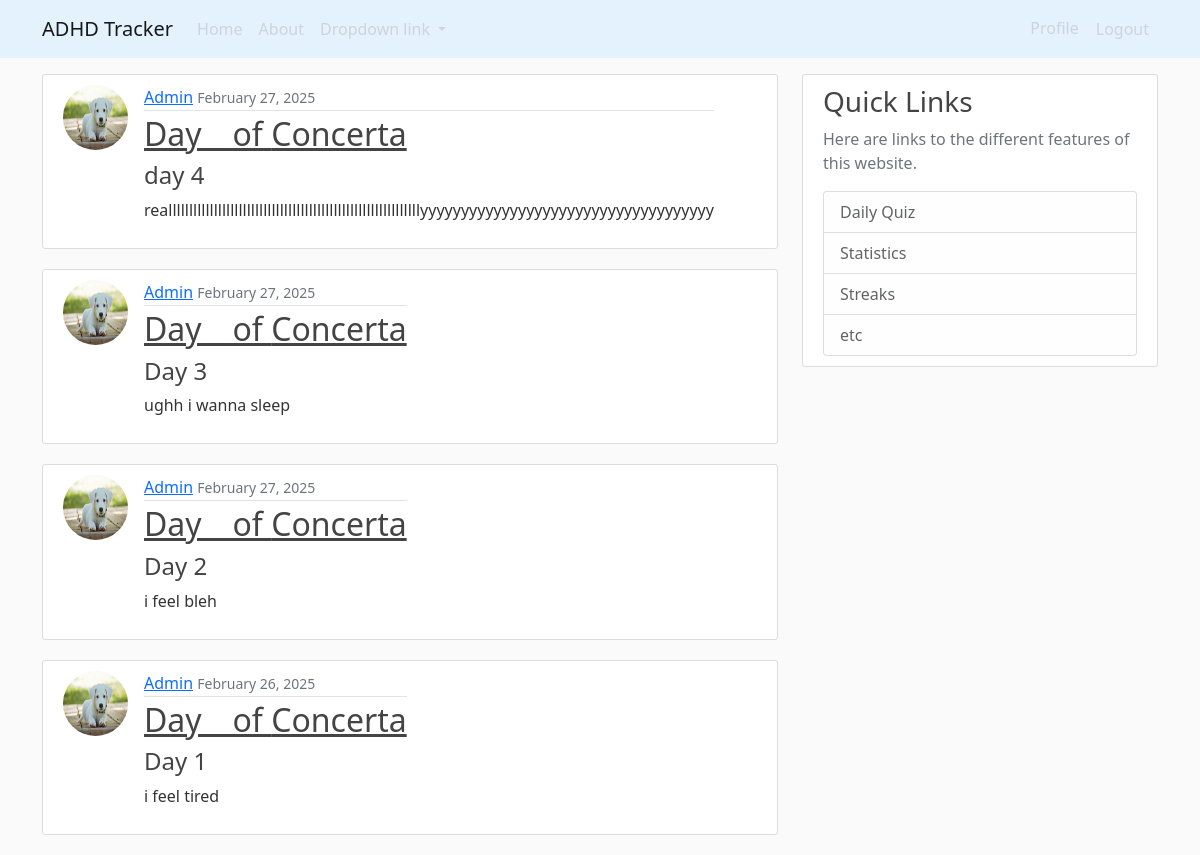
Screenshot of / (signed in) with the database file from the repository.
### tracker/models.py (models this page shows, shortened)
class Journal(models.Model):
    title = models.CharField(max_length=100)
    content = models.TextField()
    date_posted = models.DateTimeField(default=timezone.now)
    author = models.ForeignKey(User, on_delete=models.CASCADE)

### users/models.py (models this page shows, shortened)
class Profile(models.Model):
    user = models.OneToOneField(User, on_delete=models.CASCADE)
    image = models.ImageField(default = "default.jpg", upload_to= "profile_pics/")
    medication = models.CharField(default="not chosen", max_length=100)
    dosage = models.IntegerField(default=0)
    start_date = models.DateField(default=timezone.now)
    streak = models.IntegerField(default=0)

### tracker/views.py (the view)
# urls.py: path("", JournalListView.as_view(), name ="tracker-index"),
class JournalListView(ListView):
    model = Journal
    template_name = "tracker/home.html"
    context_object_name = 'journals'
    def get_queryset(self):
        return Journal.objects.filter(author=self.request.user).order_by('-date_posted')

### tracker/templates/tracker/home.html
{% extends "tracker/layout.html" %}
{% block content %}
    {% for journal in journals %}
    <article class="media content-section d-flex align-items-start">
            <img class = "rounded-circle article-img mr-3" src = "{{  journal.author.profile.image.url  }}">
            <div class="media-body">
                <div class="article-metadata">
                    <a class="mr-2" href=#>{{ journal.author }}</a>
                    <small class="text-muted">{{ journal.date_posted|date:"F d, Y" }}</small>
                </div>
                <h2><a class="article-title" href="{% url 'journal-single' journal.id %}">Day _ of {{ journal.author.profile.medication }}</a></h2>
                <h4 class="article-content">{{ journal.title }}</h3>
                <p class="article-content">{{ journal.content|slice:":100" }}</p>
            </div>
        </article>
    {% empty %}
        <p>No journals yet.</p>
    {% endfor %}
{% endblock content %}

### tracker/templates/tracker/layout.html (shortened to what this page needs)
{% load static %}
<!DOCTYPE html>
<html lang="en">
<head>
    <link href="https://cdn.jsdelivr.net/npm/bootstrap@5.0.2/dist/css/bootstrap.min.css" rel="stylesheet">
    <link href="{% static 'tracker/main.css' %}" rel="stylesheet" type="text/css">
</head>
<body>
    <header class="site-header">
        <nav class="navbar navbar-expand-lg navbar-light" style="background-color: #e3f2fd">
            <div class="container">
                <a class="navbar-brand" href="{% url 'tracker-index' %}">ADHD Tracker</a>
                <div class="collapse navbar-collapse" id="navbarNavDropdown">
                    <ul class="navbar-nav">
                        <li class="nav-item active">
                            <a class="nav-link" href="{% url 'tracker-index' %}">Home </a>
                        </li>
                        <li class="nav-item">
                            <a class="nav-link" href="{% url 'tracker-about' %}">About</a>
                        </li>
                        <li class="nav-item dropdown">
                            <a class="nav-link dropdown-toggle" href="#" id="navbarDropdownMenuLink" role="button" data-bs-toggle="dropdown" aria-expanded="false">
                                Dropdown link
                            </a>
                        </li>
                    </ul>
                    <ul class="navbar-nav ms-auto">
                        {% if user.is_authenticated %}
                        <li class="nav-item">
                            <a class="nav-link" href="{% url 'profile' %}">Profile</a>
                        </li>
                        <form method="post" action="{% url 'logout' %}">
                            <button type="submit" class="btn btn-link nav-link">Logout</button>
                        </form>
                        {% endif %}
                    </ul>
                </div>
            </div>
        </nav>
    </header>
    <main role="main" class="container">
        <div class="row">
            <div class="col-md-8">
                {% block content %}{% endblock %}
            </div>
            <div class="col-md-4">
                <div class="content-section">
                    <h3>Quick Links</h3>
                    <p class="text-muted">
                        Here are links to the different features of this website.
                    </p>
                    <ul class="list-group">
                        <li class="list-group-item list-group-item-light">Daily Quiz</li>
                        <li class="list-group-item list-group-item-light">Statistics</li>
                        <li class="list-group-item list-group-item-light">Streaks</li>
                        <li class="list-group-item list-group-item-light">etc</li>
                    </ul>
                </div>
            </div>
        </div>
    </main>
</body>
</html>

### tracker/static/tracker/main.css (style rules this page uses)
body { background: #fafafa; color: #333333; margin-top: 0rem; }
h1, h2, h3, h4, h5, h6 { color: #444444; }
ul { margin: 0; }
.site-header { margin-bottom : 1rem; }
.site-header .navbar-nav .nav-link { color: #cbd5db; }
.content-section { background: #ffffff; padding: 10px 20px; border: 1px solid #dddddd; border-radius: 3px; margin-bottom: 20px; }
.article-title { color: #444444; }
.article-content { white-space: pre-line; }
.article-img { height: 65px; width: 65px; margin-right: 16px; }
.article-metadata { padding-bottom: 1px; margin-bottom: 4px; border-bottom: 1px solid #e3e3e3 }

### rows the page displays
Journal: author.profile.image (picture), author "Admin", date_posted "February 27, 2025", author.profile.medication "Concerta", title "day 4", content "realllllllllllllllllllllllllllllllllllllllllllllllllllllllllllllyyyyyyyyyyyyyyyyyyyyyyyyyyyyyyyyyyyy"
Journal: author.profile.image (picture), author "Admin", date_posted "February 27, 2025", author.profile.medication "Concerta", title "Day 3", content "ughh i wanna sleep"
Journal: author.profile.image (picture), author "Admin", date_posted "February 27, 2025", author.profile.medication "Concerta", title "Day 2", content "i feel bleh"
Journal: author.profile.image (picture), author "Admin", date_posted "February 26, 2025", author.profile.medication "Concerta", title "Day 1", content "i feel tired"
